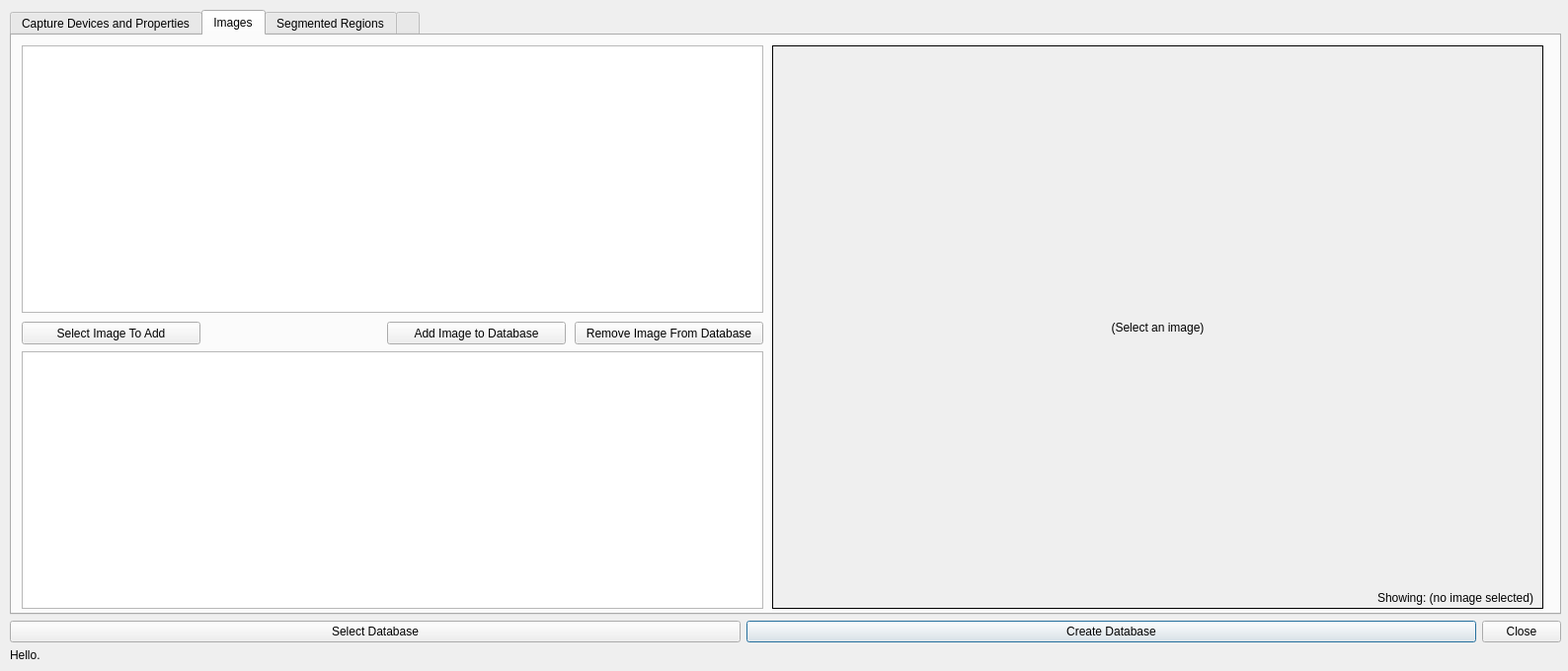
<?xml version="1.0" encoding="UTF-8"?>
<ui version="4.0">
 <class>manageTrainingDataForm</class>
 <widget class="QDialog" name="manageTrainingDataForm">
  <property name="geometry">
   <rect>
    <x>0</x>
    <y>0</y>
    <width>1588</width>
    <height>680</height>
   </rect>
  </property>
  <property name="windowTitle">
   <string>Dialog</string>
  </property>
  <widget class="QWidget" name="gridLayoutWidget">
   <property name="geometry">
    <rect>
     <x>10</x>
     <y>10</y>
     <width>1571</width>
     <height>661</height>
    </rect>
   </property>
   <layout class="QGridLayout" name="gridLayout1" rowstretch="0,0,0">
    <item row="2" column="0" colspan="3">
     <widget class="QLabel" name="label_status">
      <property name="text">
       <string>Hello.</string>
      </property>
     </widget>
    </item>
    <item row="1" column="1">
     <widget class="QPushButton" name="btn_createImgDb">
      <property name="sizePolicy">
       <sizepolicy hsizetype="Minimum" vsizetype="Fixed">
        <horstretch>1</horstretch>
        <verstretch>0</verstretch>
       </sizepolicy>
      </property>
      <property name="text">
       <string>Create Database</string>
      </property>
     </widget>
    </item>
    <item row="1" column="0">
     <widget class="QPushButton" name="btn_selectDatabase">
      <property name="sizePolicy">
       <sizepolicy hsizetype="Minimum" vsizetype="Fixed">
        <horstretch>1</horstretch>
        <verstretch>0</verstretch>
       </sizepolicy>
      </property>
      <property name="text">
       <string>Select Database</string>
      </property>
     </widget>
    </item>
    <item row="1" column="2">
     <widget class="QDialogButtonBox" name="buttonBox">
      <property name="orientation">
       <enum>Qt::Horizontal</enum>
      </property>
      <property name="standardButtons">
       <set>QDialogButtonBox::Close</set>
      </property>
     </widget>
    </item>
    <item row="0" column="0" colspan="3">
     <widget class="QTabWidget" name="tabWidget">
      <property name="sizePolicy">
       <sizepolicy hsizetype="Expanding" vsizetype="Expanding">
        <horstretch>0</horstretch>
        <verstretch>0</verstretch>
       </sizepolicy>
      </property>
      <property name="autoFillBackground">
       <bool>false</bool>
      </property>
      <property name="currentIndex">
       <number>1</number>
      </property>
      <widget class="QWidget" name="tabWidgetPage1">
       <attribute name="title">
        <string>Capture Devices and Properties</string>
       </attribute>
       <widget class="QWidget" name="gridLayoutWidget_2">
        <property name="geometry">
         <rect>
          <x>8</x>
          <y>11</y>
          <width>891</width>
          <height>521</height>
         </rect>
        </property>
        <layout class="QGridLayout" name="gridLayout">
         <property name="sizeConstraint">
          <enum>QLayout::SetMaximumSize</enum>
         </property>
         <item row="0" column="0">
          <widget class="QLabel" name="label">
           <property name="text">
            <string>Name</string>
           </property>
           <property name="alignment">
            <set>Qt::AlignRight|Qt::AlignTrailing|Qt::AlignVCenter</set>
           </property>
          </widget>
         </item>
         <item row="4" column="3">
          <widget class="QPushButton" name="btn_deleteSelectedCaptureDevice">
           <property name="sizePolicy">
            <sizepolicy hsizetype="Minimum" vsizetype="Fixed">
             <horstretch>0</horstretch>
             <verstretch>0</verstretch>
            </sizepolicy>
           </property>
           <property name="text">
            <string>Delete Selected Capture Device</string>
           </property>
          </widget>
         </item>
         <item row="3" column="1">
          <widget class="QLineEdit" name="lineEdit_bitsPerPixel">
           <property name="text">
            <string/>
           </property>
          </widget>
         </item>
         <item row="0" column="1">
          <widget class="QLineEdit" name="lineEdit_name"/>
         </item>
         <item row="4" column="0" colspan="2">
          <widget class="QPushButton" name="btn_addCaptureDevice">
           <property name="text">
            <string>Add Capture Device</string>
           </property>
          </widget>
         </item>
         <item row="5" column="0" colspan="4">
          <widget class="QTableView" name="tableView_captureDevices">
           <property name="editTriggers">
            <set>QAbstractItemView::NoEditTriggers</set>
           </property>
           <property name="alternatingRowColors">
            <bool>true</bool>
           </property>
          </widget>
         </item>
         <item row="3" column="0">
          <widget class="QLabel" name="label_4">
           <property name="text">
            <string>Bits Per Pixel</string>
           </property>
           <property name="alignment">
            <set>Qt::AlignRight|Qt::AlignTrailing|Qt::AlignVCenter</set>
           </property>
          </widget>
         </item>
         <item row="2" column="0">
          <widget class="QLabel" name="label_3">
           <property name="text">
            <string>Image Height</string>
           </property>
           <property name="alignment">
            <set>Qt::AlignRight|Qt::AlignTrailing|Qt::AlignVCenter</set>
           </property>
          </widget>
         </item>
         <item row="1" column="0">
          <widget class="QLabel" name="label_2">
           <property name="text">
            <string>Image Width</string>
           </property>
           <property name="alignment">
            <set>Qt::AlignRight|Qt::AlignTrailing|Qt::AlignVCenter</set>
           </property>
          </widget>
         </item>
         <item row="1" column="1">
          <widget class="QLineEdit" name="lineEdit_imageWidth"/>
         </item>
         <item row="2" column="1">
          <widget class="QLineEdit" name="lineEdit_imageHeight">
           <property name="text">
            <string/>
           </property>
          </widget>
         </item>
         <item row="3" column="2">
          <spacer name="horizontalSpacer">
           <property name="orientation">
            <enum>Qt::Horizontal</enum>
           </property>
           <property name="sizeType">
            <enum>QSizePolicy::Expanding</enum>
           </property>
           <property name="sizeHint" stdset="0">
            <size>
             <width>80</width>
             <height>20</height>
            </size>
           </property>
          </spacer>
         </item>
        </layout>
       </widget>
       <widget class="QGroupBox" name="groupBox">
        <property name="geometry">
         <rect>
          <x>1160</x>
          <y>20</y>
          <width>391</width>
          <height>541</height>
         </rect>
        </property>
        <property name="title">
         <string>Properties</string>
        </property>
        <widget class="QLineEdit" name="lineEdit_propertyName">
         <property name="geometry">
          <rect>
           <x>100</x>
           <y>30</y>
           <width>121</width>
           <height>20</height>
          </rect>
         </property>
        </widget>
        <widget class="QLabel" name="label_5">
         <property name="geometry">
          <rect>
           <x>50</x>
           <y>30</y>
           <width>41</width>
           <height>21</height>
          </rect>
         </property>
         <property name="text">
          <string>Name</string>
         </property>
         <property name="alignment">
          <set>Qt::AlignRight|Qt::AlignTrailing|Qt::AlignVCenter</set>
         </property>
        </widget>
        <widget class="QPushButton" name="btn_deleteProperty">
         <property name="geometry">
          <rect>
           <x>180</x>
           <y>70</y>
           <width>181</width>
           <height>23</height>
          </rect>
         </property>
         <property name="text">
          <string>Delete Property</string>
         </property>
        </widget>
        <widget class="QPushButton" name="btn_addProperty">
         <property name="geometry">
          <rect>
           <x>50</x>
           <y>70</y>
           <width>121</width>
           <height>23</height>
          </rect>
         </property>
         <property name="text">
          <string>Add Property</string>
         </property>
        </widget>
        <widget class="QTableView" name="tableView_properties">
         <property name="geometry">
          <rect>
           <x>50</x>
           <y>100</y>
           <width>311</width>
           <height>371</height>
          </rect>
         </property>
         <property name="editTriggers">
          <set>QAbstractItemView::NoEditTriggers</set>
         </property>
         <property name="alternatingRowColors">
          <bool>true</bool>
         </property>
        </widget>
       </widget>
      </widget>
      <widget class="QWidget" name="tabWidgetPage2">
       <attribute name="title">
        <string>Images</string>
       </attribute>
       <widget class="QPushButton" name="btn_removeImgFromDb">
        <property name="geometry">
         <rect>
          <x>570</x>
          <y>290</y>
          <width>191</width>
          <height>23</height>
         </rect>
        </property>
        <property name="text">
         <string>Remove Image From Database</string>
        </property>
       </widget>
       <widget class="QPushButton" name="btn_addImgToDb">
        <property name="geometry">
         <rect>
          <x>380</x>
          <y>290</y>
          <width>181</width>
          <height>23</height>
         </rect>
        </property>
        <property name="text">
         <string>Add Image to Database</string>
        </property>
       </widget>
       <widget class="QTableView" name="tableView_captureDevicesForImage">
        <property name="geometry">
         <rect>
          <x>10</x>
          <y>10</y>
          <width>751</width>
          <height>271</height>
         </rect>
        </property>
        <property name="editTriggers">
         <set>QAbstractItemView::NoEditTriggers</set>
        </property>
        <property name="alternatingRowColors">
         <bool>true</bool>
        </property>
       </widget>
       <widget class="QPushButton" name="btn_selectImageToAdd">
        <property name="geometry">
         <rect>
          <x>10</x>
          <y>290</y>
          <width>181</width>
          <height>23</height>
         </rect>
        </property>
        <property name="text">
         <string>Select Image To Add</string>
        </property>
       </widget>
       <widget class="QLabel" name="label_selectedPic">
        <property name="geometry">
         <rect>
          <x>770</x>
          <y>10</y>
          <width>781</width>
          <height>571</height>
         </rect>
        </property>
        <property name="autoFillBackground">
         <bool>true</bool>
        </property>
        <property name="frameShape">
         <enum>QFrame::Box</enum>
        </property>
        <property name="text">
         <string>(Select an image)</string>
        </property>
        <property name="scaledContents">
         <bool>true</bool>
        </property>
        <property name="alignment">
         <set>Qt::AlignCenter</set>
        </property>
       </widget>
       <widget class="QLabel" name="label_imageStatus">
        <property name="geometry">
         <rect>
          <x>790</x>
          <y>560</y>
          <width>751</width>
          <height>20</height>
         </rect>
        </property>
        <property name="text">
         <string>Showing: (no image selected)</string>
        </property>
        <property name="alignment">
         <set>Qt::AlignRight|Qt::AlignTrailing|Qt::AlignVCenter</set>
        </property>
       </widget>
       <widget class="QTableView" name="tableView_images">
        <property name="geometry">
         <rect>
          <x>10</x>
          <y>320</y>
          <width>751</width>
          <height>261</height>
         </rect>
        </property>
        <property name="editTriggers">
         <set>QAbstractItemView::NoEditTriggers</set>
        </property>
        <property name="alternatingRowColors">
         <bool>true</bool>
        </property>
       </widget>
      </widget>
      <widget class="QWidget" name="tabWidgetPage3">
       <attribute name="title">
        <string>Segmented Regions</string>
       </attribute>
       <widget class="QTableView" name="tableView_imagesForSegRegions">
        <property name="geometry">
         <rect>
          <x>10</x>
          <y>130</y>
          <width>401</width>
          <height>111</height>
         </rect>
        </property>
        <property name="editTriggers">
         <set>QAbstractItemView::NoEditTriggers</set>
        </property>
        <property name="alternatingRowColors">
         <bool>true</bool>
        </property>
       </widget>
       <widget class="QTableView" name="tableView_propertiesOfSegRegions">
        <property name="geometry">
         <rect>
          <x>10</x>
          <y>10</y>
          <width>401</width>
          <height>111</height>
         </rect>
        </property>
        <property name="editTriggers">
         <set>QAbstractItemView::NoEditTriggers</set>
        </property>
        <property name="alternatingRowColors">
         <bool>true</bool>
        </property>
       </widget>
       <widget class="ClickableLabel" name="label_picToDrawOn">
        <property name="geometry">
         <rect>
          <x>770</x>
          <y>10</y>
          <width>791</width>
          <height>571</height>
         </rect>
        </property>
        <property name="autoFillBackground">
         <bool>true</bool>
        </property>
        <property name="frameShape">
         <enum>QFrame::Box</enum>
        </property>
        <property name="text">
         <string>(Select an image by double clicking a row)</string>
        </property>
        <property name="scaledContents">
         <bool>true</bool>
        </property>
        <property name="alignment">
         <set>Qt::AlignCenter</set>
        </property>
       </widget>
       <widget class="QTableView" name="tableView_segmentedRegions">
        <property name="geometry">
         <rect>
          <x>10</x>
          <y>340</y>
          <width>751</width>
          <height>241</height>
         </rect>
        </property>
        <property name="editTriggers">
         <set>QAbstractItemView::NoEditTriggers</set>
        </property>
        <property name="alternatingRowColors">
         <bool>true</bool>
        </property>
       </widget>
       <widget class="QPushButton" name="btn_startContour">
        <property name="geometry">
         <rect>
          <x>260</x>
          <y>280</y>
          <width>151</width>
          <height>23</height>
         </rect>
        </property>
        <property name="text">
         <string>Start Contour</string>
        </property>
       </widget>
       <widget class="QPushButton" name="btn_deleteSegmentedRegion">
        <property name="geometry">
         <rect>
          <x>10</x>
          <y>280</y>
          <width>221</width>
          <height>23</height>
         </rect>
        </property>
        <property name="text">
         <string>Delete Segmented Region</string>
        </property>
       </widget>
       <widget class="QPushButton" name="btn_endContour">
        <property name="enabled">
         <bool>false</bool>
        </property>
        <property name="geometry">
         <rect>
          <x>260</x>
          <y>310</y>
          <width>151</width>
          <height>23</height>
         </rect>
        </property>
        <property name="text">
         <string>End Contour</string>
        </property>
       </widget>
       <widget class="QPushButton" name="btn_addSegmentedRegionToDb">
        <property name="geometry">
         <rect>
          <x>10</x>
          <y>310</y>
          <width>221</width>
          <height>23</height>
         </rect>
        </property>
        <property name="text">
         <string>Add Segmented Region to Database</string>
        </property>
       </widget>
       <widget class="QRadioButton" name="radioBtn_selectOuterContour">
        <property name="geometry">
         <rect>
          <x>10</x>
          <y>250</y>
          <width>91</width>
          <height>17</height>
         </rect>
        </property>
        <property name="text">
         <string>Outer Contour</string>
        </property>
        <property name="checked">
         <bool>true</bool>
        </property>
       </widget>
       <widget class="QRadioButton" name="radioBtn_selectInnerContour">
        <property name="geometry">
         <rect>
          <x>110</x>
          <y>250</y>
          <width>91</width>
          <height>17</height>
         </rect>
        </property>
        <property name="text">
         <string>Inner Contour</string>
        </property>
       </widget>
       <widget class="QPushButton" name="btn_clearContours">
        <property name="geometry">
         <rect>
          <x>260</x>
          <y>250</y>
          <width>151</width>
          <height>23</height>
         </rect>
        </property>
        <property name="text">
         <string>Clear Contours</string>
        </property>
       </widget>
       <widget class="QTableView" name="tableView_propertiesForSegmentedRegions">
        <property name="geometry">
         <rect>
          <x>420</x>
          <y>10</y>
          <width>341</width>
          <height>321</height>
         </rect>
        </property>
        <property name="editTriggers">
         <set>QAbstractItemView::NoEditTriggers</set>
        </property>
        <property name="alternatingRowColors">
         <bool>true</bool>
        </property>
       </widget>
      </widget>
      <widget class="QWidget" name="tab">
       <attribute name="title">
        <string/>
       </attribute>
      </widget>
     </widget>
    </item>
   </layout>
   <zorder>btn_selectDatabase</zorder>
   <zorder>btn_createImgDb</zorder>
   <zorder>buttonBox</zorder>
   <zorder>label_status</zorder>
   <zorder>tabWidget</zorder>
  </widget>
 </widget>
 <customwidgets>
  <customwidget>
   <class>ClickableLabel</class>
   <extends>QLabel</extends>
   <header>clickableLabel.h</header>
  </customwidget>
 </customwidgets>
 <resources/>
 <connections>
  <connection>
   <sender>buttonBox</sender>
   <signal>accepted()</signal>
   <receiver>manageTrainingDataForm</receiver>
   <slot>accept()</slot>
   <hints>
    <hint type="sourcelabel">
     <x>1579</x>
     <y>650</y>
    </hint>
    <hint type="destinationlabel">
     <x>157</x>
     <y>274</y>
    </hint>
   </hints>
  </connection>
  <connection>
   <sender>buttonBox</sender>
   <signal>rejected()</signal>
   <receiver>manageTrainingDataForm</receiver>
   <slot>reject()</slot>
   <hints>
    <hint type="sourcelabel">
     <x>1579</x>
     <y>650</y>
    </hint>
    <hint type="destinationlabel">
     <x>286</x>
     <y>274</y>
    </hint>
   </hints>
  </connection>
 </connections>
</ui>
